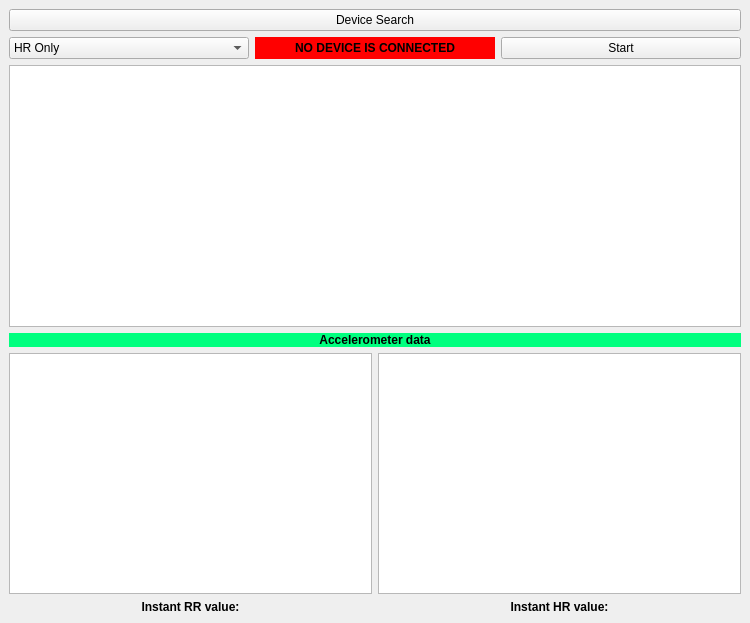
<?xml version="1.0" encoding="UTF-8"?>
<ui version="4.0">
 <class>UserWindow</class>
 <widget class="QMainWindow" name="UserWindow">
  <property name="geometry">
   <rect>
    <x>0</x>
    <y>0</y>
    <width>750</width>
    <height>623</height>
   </rect>
  </property>
  <property name="windowTitle">
   <string>MainWindow</string>
  </property>
  <widget class="QWidget" name="centralwidget">
   <layout class="QGridLayout" name="gridLayout_3">
    <item row="0" column="0">
     <layout class="QVBoxLayout" name="verticalLayout">
      <item>
       <widget class="QPushButton" name="pushButton">
        <property name="text">
         <string>Device Search</string>
        </property>
        <property name="checkable">
         <bool>true</bool>
        </property>
       </widget>
      </item>
      <item>
       <layout class="QHBoxLayout" name="horizontalLayout_2">
        <item>
         <widget class="QComboBox" name="comboBox">
          <item>
           <property name="text">
            <string>HR Only</string>
           </property>
          </item>
          <item>
           <property name="text">
            <string>RR Only</string>
           </property>
          </item>
          <item>
           <property name="text">
            <string>Both</string>
           </property>
          </item>
         </widget>
        </item>
        <item>
         <widget class="QLabel" name="label">
          <property name="font">
           <font>
            <weight>75</weight>
            <bold>true</bold>
           </font>
          </property>
          <property name="styleSheet">
           <string notr="true">background-color: rgb(255, 0, 0);</string>
          </property>
          <property name="text">
           <string>NO DEVICE IS CONNECTED</string>
          </property>
          <property name="scaledContents">
           <bool>false</bool>
          </property>
          <property name="alignment">
           <set>Qt::AlignCenter</set>
          </property>
          <property name="wordWrap">
           <bool>false</bool>
          </property>
          <property name="openExternalLinks">
           <bool>false</bool>
          </property>
         </widget>
        </item>
        <item>
         <widget class="QPushButton" name="pushButton_3">
          <property name="text">
           <string>Start</string>
          </property>
         </widget>
        </item>
       </layout>
      </item>
      <item>
       <widget class="PlotWidget" name="graphicsView"/>
      </item>
      <item>
       <widget class="QLabel" name="label_4">
        <property name="font">
         <font>
          <family>Arial</family>
          <weight>75</weight>
          <bold>true</bold>
         </font>
        </property>
        <property name="styleSheet">
         <string notr="true">background-color: rgb(0, 255, 127)</string>
        </property>
        <property name="text">
         <string>Accelerometer data</string>
        </property>
        <property name="alignment">
         <set>Qt::AlignCenter</set>
        </property>
       </widget>
      </item>
      <item>
       <layout class="QGridLayout" name="gridLayout">
        <item row="1" column="0">
         <widget class="QLabel" name="label_2">
          <property name="font">
           <font>
            <family>Arial</family>
            <weight>75</weight>
            <bold>true</bold>
           </font>
          </property>
          <property name="text">
           <string>Instant RR value:</string>
          </property>
          <property name="alignment">
           <set>Qt::AlignCenter</set>
          </property>
          <property name="openExternalLinks">
           <bool>false</bool>
          </property>
         </widget>
        </item>
        <item row="1" column="1">
         <widget class="QLabel" name="label_3">
          <property name="font">
           <font>
            <family>Arial</family>
            <weight>75</weight>
            <bold>true</bold>
           </font>
          </property>
          <property name="text">
           <string>Instant HR value:</string>
          </property>
          <property name="alignment">
           <set>Qt::AlignCenter</set>
          </property>
         </widget>
        </item>
        <item row="0" column="0">
         <widget class="PlotWidget" name="graphicsView_2"/>
        </item>
        <item row="0" column="1">
         <widget class="PlotWidget" name="graphicsView_3"/>
        </item>
       </layout>
      </item>
     </layout>
    </item>
   </layout>
  </widget>
 </widget>
 <customwidgets>
  <customwidget>
   <class>PlotWidget</class>
   <extends>QGraphicsView</extends>
   <header>pyqtgraph</header>
  </customwidget>
 </customwidgets>
 <resources/>
 <connections/>
</ui>
